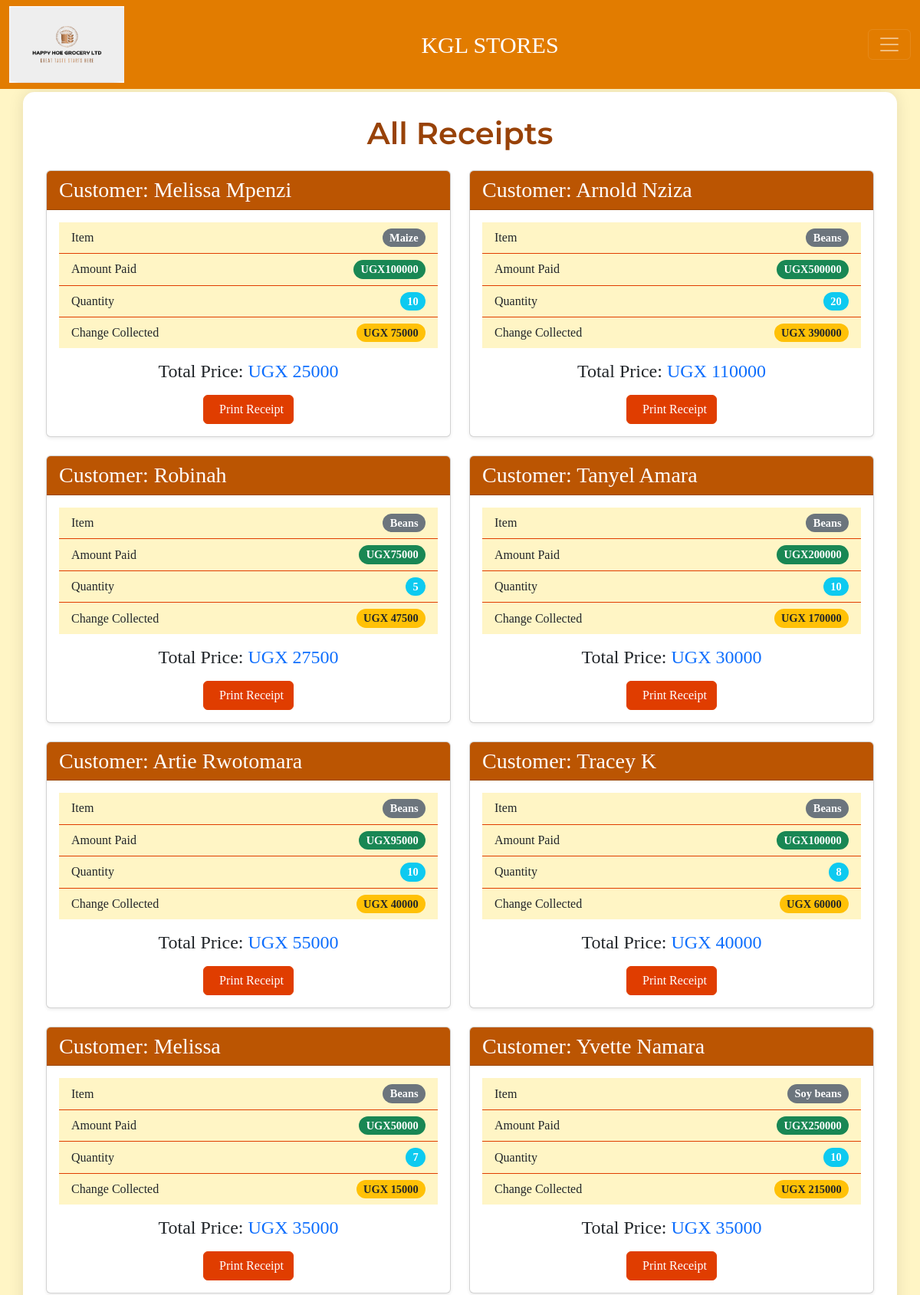
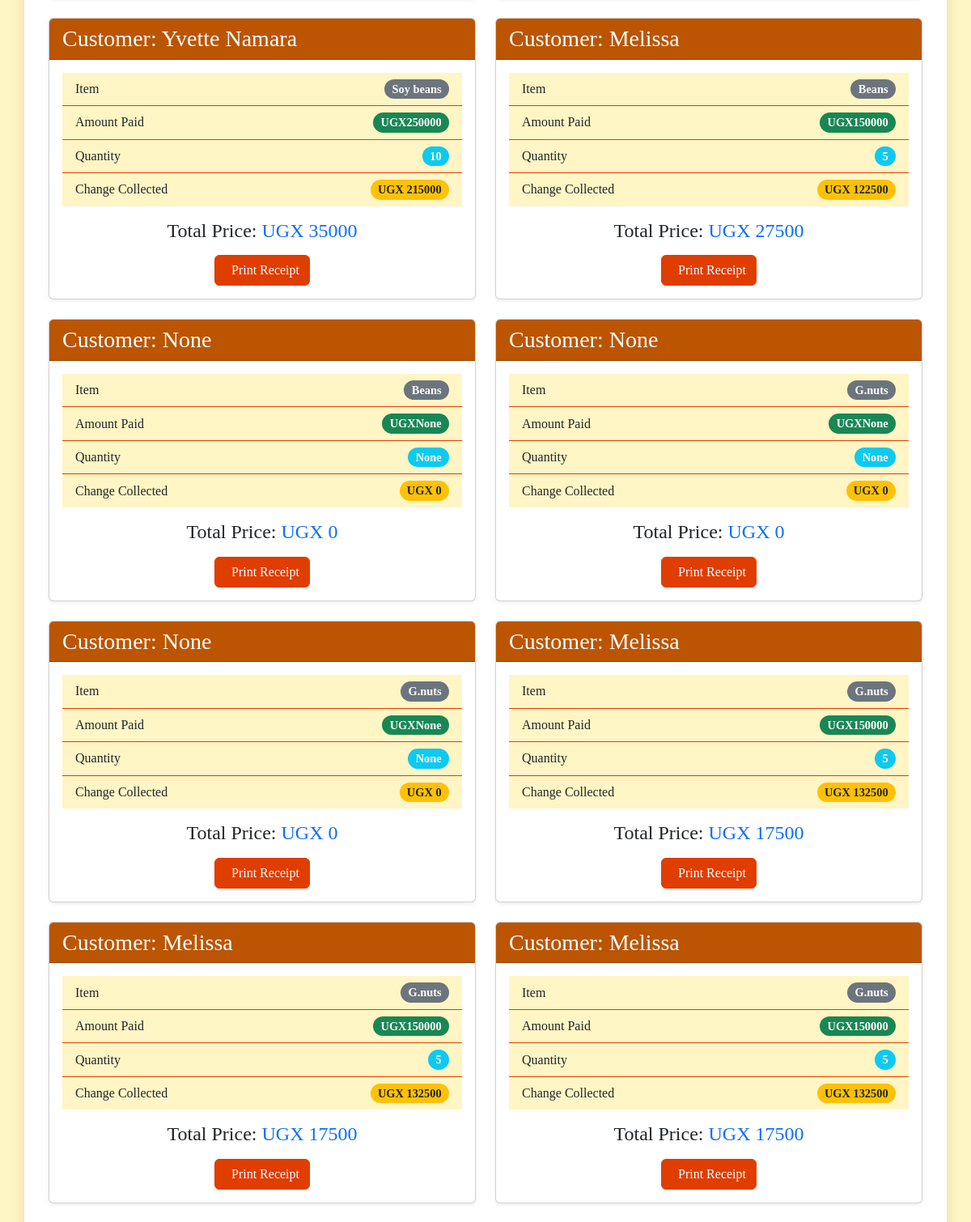
The app's page /receipt/ (signed in, upper part) with its own data (2 pictures, top to bottom).
### Grocery_app/models.py (models this page shows, shortened)
class Sale(models.Model):
    CASH = 'cash'
    CREDIT = 'credit'
    SALE_MODALITY_CHOICES = [
        (CASH, 'Cash'),
        (CREDIT, 'Credit'),
    ]
    item = models.ForeignKey(Stockx,on_delete=models.CASCADE)
    quantity = models.IntegerField(default=0, null=True, blank=True)
    amount_received = models.IntegerField(default=0, null=True, blank=True)
    issued_to = models.CharField(max_length=50, null=True, blank=True)
    unit_price = models.IntegerField(default=0, null=True, blank=True)
    date_sold = models.DateTimeField(auto_now_add=True, null=True, blank=True)
    receipt_number = models.PositiveIntegerField(unique=True, blank=True, null=True)
    modality = models.CharField(
        max_length=6,
        choices=SALE_MODALITY_CHOICES,
        default=CASH,
    )
    """def save(self, *args, **kwargs):
        if not self.receipt_number:
            last_sale = Sale.objects.all().order_by('id').last()
            self.receipt_number = (last_sale.receipt_number + 1) if last_sale else 1
        super(Sale, self).save(*args, **kwargs)"""
    def get_total(self):
        quantity = self.quantity if self.quantity is not None else 0
        unit_price = self.unit_price if self.unit_price is not None else 0
        total = quantity * unit_price
        return int(total)
    def get_change(self):
        amount_received = self.amount_received if self.amount_received is not None else 0
        total_price = self.get_total()
        change = amount_received - total_price
        return abs(int(change))

class Stockx(models.Model):
    item_name = models.CharField(max_length=50, null=True, blank=True)
    stock_type = models.CharField(max_length=50, null=True, blank=True)
    stock_source = models.CharField(max_length=50, null=True, blank=True)
    unit_cost = models.IntegerField(default=0, null=True, blank=True)
    unit_price = models.IntegerField(default=0, null=True, blank=True)
    total_quantity = models.IntegerField(default=0, null=True, blank=True)
    stock_branch = models.CharField(max_length=50, null=True, blank=True)
    stock_date = models.DateTimeField(auto_now_add=True, null=True, blank=True) #Automtically sets it when object is first recorded.
    stock_time = models.TimeField(auto_now_add=True, null=True, blank=True)
    stock_dealer = models.CharField(max_length=50, null=True, blank=True)
    stock_contact = models.IntegerField(default=0, null=True, blank=True)
    issued_quantity = models.IntegerField(default=0, null=True, blank=True)
    def __str__(self):
        return self.item_name

### Grocery_app/views.py (the view)
# urls.py: path('receipt/',views.receipt,name = 'receipt'),
@login_required
def receipt(request):
    sales = Sale.objects.all().order_by('-id')
    return render(request, 'Grocery_app/receipt.html', {'sales': sales})

### Grocery_app/templates/Grocery_app/receipt.html (shortened to what this page needs)
{% extends 'Grocery_app/base.html'%}
{% block content %}
<div class="container mt-5">
    <h1 class="text-center mb-4">All Receipts</h1>
    <div class="row">
    {% for sale in sales %}
        <div class="col-md-6 mb-4">
            <div class="card h-100 shadow-sm">
                <div class="card-header bg-primary text-white">
                    <h3 class="card-title mb-0">Customer: {{ sale.issued_to | title }}</h3>
                </div>
                <div class="card-body">
                    <ul class="list-group list-group-flush mb-3">
                        <li class="list-group-item d-flex justify-content-between align-items-center">
                            Item
                            <span class="badge bg-secondary rounded-pill">{{ sale.item }}</span>
                        </li>
                        <li class="list-group-item d-flex justify-content-between align-items-center">
                            Amount Paid
                            <span class="badge bg-success rounded-pill">UGX{{ sale.amount_received }}</span>
                        </li>
                        <li class="list-group-item d-flex justify-content-between align-items-center">
                            Quantity
                            <span class="badge bg-info rounded-pill">{{ sale.quantity }}</span>
                        </li>
                        <li class="list-group-item d-flex justify-content-between align-items-center">
                            Change Collected
                            <span class="badge bg-warning text-dark rounded-pill">UGX {{ sale.get_change }}</span>
                        </li>
                    </ul>
                    <h4 class="text-center mb-3">Total Price: <span class="text-primary">UGX {{ sale.get_total }}</span></h4>
                    <div class="text-center">
                        <a href="{% url 'receipt_detail' sale.id %}" class="btn btn-danger">
                             Print Receipt
                        </a>
                    </div>
                </div>
            </div>
        </div>
    {% endfor %}
    </div>
</div><br><br>
{% endblock %}

### Grocery_app/static/css/main.css (style rules this page uses)
html,body { position: relative; overflow-x: hidden; background: url('/static/images/img6.jpg'); width: 100% !important; height: 100vh; display: table; position: relative; background-position: center; background-attachment: scroll; -o-background-size: cover; -moz-background-size: cover; -webkit-background-size: cover; background-size: cover; background-repeat: no-repeat; }
body { background-color: #fef3c7(0, 0%, 98%); font-family: 'raleway'; }
.card { border-radius: 10px; box-shadow: 0 4px 8px rgba(0, 0, 0, 0.1); }
.card-header { border-bottom: 2px solid #f0f0f0; }

### Grocery_app/templates/Grocery_app/base.html (style rules this page uses)
body { background-color: rgb(235, 199, 149); color: #923f0e; font-family: Georgia, 'Times New Roman', Times, serif; }

### Grocery_app/templates/Grocery_app/receipt.html (style rules this page uses)
body { background-color: #fff5c5; }
.container { background-color: #ffffff; padding: 30px; border-radius: 15px; box-shadow: 0 0 20px rgba(0,0,0,0.1); }
h1 { color: #984208; font-family: 'Montserrat', sans-serif; font-weight: 600; }
.card { transition: transform 0.3s ease-in-out; }
.card-header { background-color: #bb5502 !important; }
.btn-danger { background-color: #E03D00; border-color: #E03D00; }
.list-group-item { background-color: #fff5c5; border-color: #E03D00; }
.badge { font-size: 0.9rem; }

### records on screen
Sale: issued_to "Melissa Mpenzi", item "Maize", amount_received "100000", quantity "10", get_change "75000", get_total "25000"
Sale: issued_to "Arnold Nziza", item "Beans", amount_received "500000", quantity "20", get_change "390000", get_total "110000"
Sale: issued_to "Robinah", item "Beans", amount_received "75000", quantity "5", get_change "47500", get_total "27500"
Sale: issued_to "Tanyel Amara", item "Beans", amount_received "200000", quantity "10", get_change "170000", get_total "30000"
Sale: issued_to "Artie Rwotomara", item "Beans", amount_received "95000", quantity "10", get_change "40000", get_total "55000"
Sale: issued_to "Tracey K", item "Beans", amount_received "100000", quantity "8", get_change "60000", get_total "40000"
Sale: issued_to "Melissa", item "Beans", amount_received "50000", quantity "7", get_change "15000", get_total "35000"
Sale: issued_to "Yvette Namara", item "Soy beans", amount_received "250000", quantity "10", get_change "215000", get_total "35000"
Sale: issued_to "Yvette Namara", item "Soy beans", amount_received "250000", quantity "10", get_change "215000", get_total "35000"
Sale: issued_to "Melissa", item "Beans", amount_received "150000", quantity "5", get_change "122500", get_total "27500"
Sale: issued_to "None", item "Beans", amount_received "None", quantity "None", get_change "0", get_total "0"
Sale: issued_to "None", item "G.nuts", amount_received "None", quantity "None", get_change "0", get_total "0"
Sale: issued_to "None", item "G.nuts", amount_received "None", quantity "None", get_change "0", get_total "0"
Sale: issued_to "Melissa", item "G.nuts", amount_received "150000", quantity "5", get_change "132500", get_total "17500"
Sale: issued_to "Melissa", item "G.nuts", amount_received "150000", quantity "5", get_change "132500", get_total "17500"
Sale: issued_to "Melissa", item "G.nuts", amount_received "150000", quantity "5", get_change "132500", get_total "17500"
